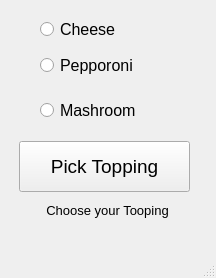
<?xml version="1.0" encoding="UTF-8"?>
<ui version="4.0">
 <class>MainWindow</class>
 <widget class="QMainWindow" name="MainWindow">
  <property name="geometry">
   <rect>
    <x>0</x>
    <y>0</y>
    <width>216</width>
    <height>278</height>
   </rect>
  </property>
  <property name="windowTitle">
   <string>MainWindow</string>
  </property>
  <widget class="QWidget" name="centralwidget">
   <widget class="QRadioButton" name="radioButton_2">
    <property name="enabled">
     <bool>true</bool>
    </property>
    <property name="geometry">
     <rect>
      <x>40</x>
      <y>19</y>
      <width>141</width>
      <height>21</height>
     </rect>
    </property>
    <property name="font">
     <font>
      <pointsize>12</pointsize>
     </font>
    </property>
    <property name="text">
     <string>Cheese</string>
    </property>
   </widget>
   <widget class="QLabel" name="label">
    <property name="geometry">
     <rect>
      <x>30</x>
      <y>200</y>
      <width>155</width>
      <height>21</height>
     </rect>
    </property>
    <property name="font">
     <font>
      <pointsize>10</pointsize>
     </font>
    </property>
    <property name="text">
     <string>Choose your Tooping</string>
    </property>
    <property name="alignment">
     <set>Qt::AlignCenter</set>
    </property>
   </widget>
   <widget class="QPushButton" name="pushButton">
    <property name="geometry">
     <rect>
      <x>19</x>
      <y>141</y>
      <width>171</width>
      <height>51</height>
     </rect>
    </property>
    <property name="font">
     <font>
      <pointsize>14</pointsize>
     </font>
    </property>
    <property name="text">
     <string>Pick Topping</string>
    </property>
   </widget>
   <widget class="QRadioButton" name="radioButton_3">
    <property name="enabled">
     <bool>true</bool>
    </property>
    <property name="geometry">
     <rect>
      <x>40</x>
      <y>50</y>
      <width>141</width>
      <height>31</height>
     </rect>
    </property>
    <property name="font">
     <font>
      <pointsize>12</pointsize>
     </font>
    </property>
    <property name="text">
     <string>Pepporoni</string>
    </property>
   </widget>
   <widget class="QRadioButton" name="radioButton_4">
    <property name="enabled">
     <bool>true</bool>
    </property>
    <property name="geometry">
     <rect>
      <x>40</x>
      <y>100</y>
      <width>141</width>
      <height>21</height>
     </rect>
    </property>
    <property name="font">
     <font>
      <pointsize>12</pointsize>
     </font>
    </property>
    <property name="text">
     <string>Mashroom</string>
    </property>
   </widget>
  </widget>
  <widget class="QMenuBar" name="menubar">
   <property name="geometry">
    <rect>
     <x>0</x>
     <y>0</y>
     <width>216</width>
     <height>26</height>
    </rect>
   </property>
  </widget>
  <widget class="QStatusBar" name="statusbar"/>
 </widget>
 <resources/>
 <connections/>
</ui>
